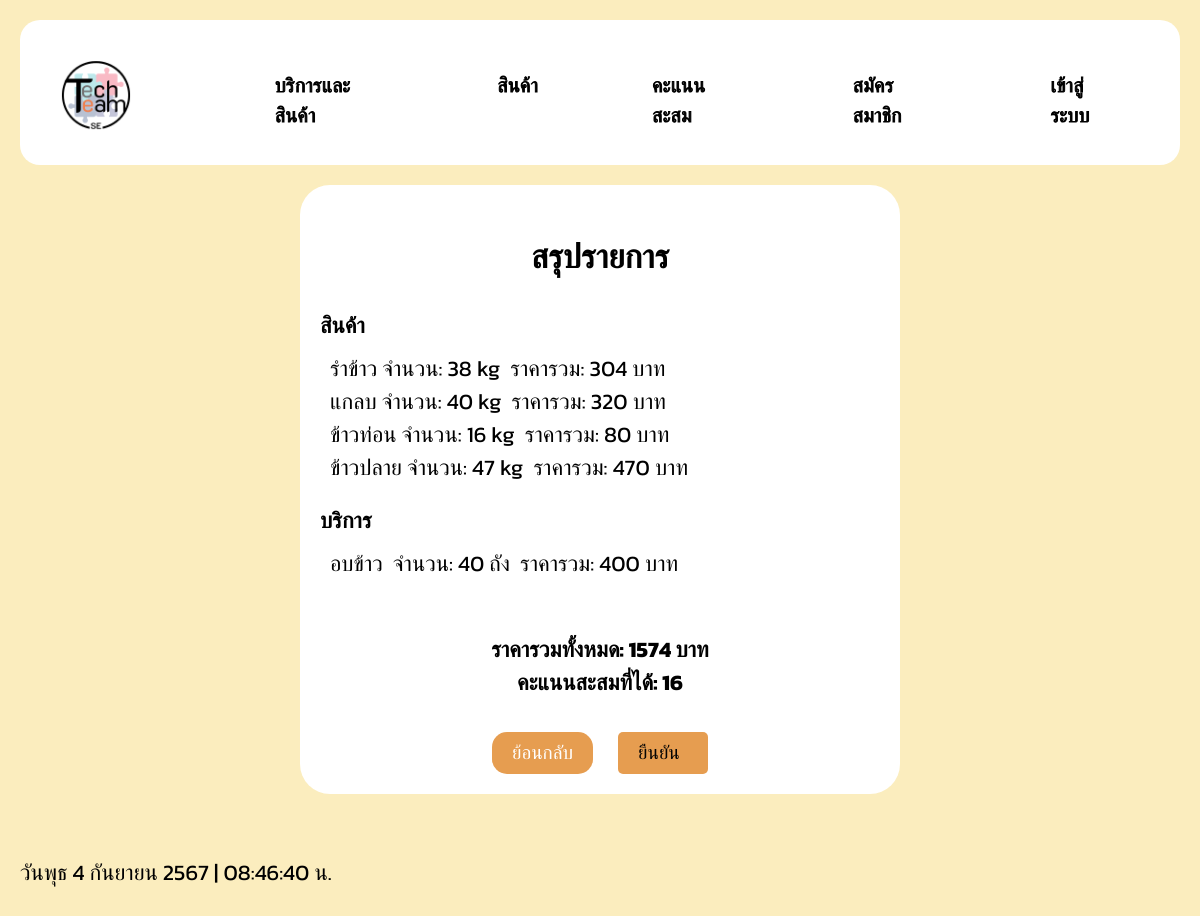
/summarize.php, run on the app's committed database.
### tables this page shows
CREATE TABLE `orderproduct` (
  `OrderProduct_Id` int(11) NOT NULL,
  `OrderProduct_Date` date NOT NULL,
  `Member_Id` int(11) NOT NULL,
  `Kg_Rice_bran` double NOT NULL COMMENT 'รำข้าว',
  `Kg_Husk` double NOT NULL COMMENT 'แกลบ',
  `Kg_Rice_chunks` double NOT NULL COMMENT 'ข้าวท่อน',
  `Kg_Broken_rice` double NOT NULL COMMENT 'ข้าวปลาย',
  `Total_Product` double NOT NULL
);

CREATE TABLE `orderservice` (
  `OrderService_Id` int(11) NOT NULL,
  `OrderService_Date` date NOT NULL,
  `Member_Id` int(11) NOT NULL,
  `ServiceProduct_Name` varchar(999) NOT NULL,
  `Bucket_Service` double NOT NULL,
  `Total_Service` double NOT NULL
);

### summarize.php (the view, shortened to what this page needs)
<!DOCTYPE html>
<html lang="en">
<head>
    <link rel="stylesheet" href="assets/css/style.css">
</head>
<body>
    <div class="header">
        <div class="menu">
            <div class="logo">
                <img onclick="document.location='index.html'" class="img-fluid h-100" src="img/TechTeam.png" alt="">
            </div>
            <a href="OrderService.php">บริการและสินค้า</a>
            <a href="OrderProduct2.php">สินค้า</a>
            <a href="point.php">คะแนนสะสม</a>
            <a href="register.php" onclick="register()">สมัครสมาชิก</a>
            <a href="login.php" onclick="login()">เข้าสู่ระบบ</a>
        </div>
    </div>
    <section id="contact" class="contact">
        <div class="container">
            <div class="single-contact-box">
                <h2><b><center>สรุปรายการ</center></b></h2>
                <?php
                include('include/config.php');
                $price_per_kg_product1 = 8;
                $price_per_kg_product2 = 8;
                $price_per_kg_product3 = 5;
                $price_per_kg_product4 = 10;
                $sqlProduct = "SELECT * FROM orderproduct ORDER BY orderProduct_Id DESC LIMIT 1";
                $resultProduct = mysqli_query($mysqli_p, $sqlProduct);
                $sqlService = "SELECT * FROM orderservice ORDER BY orderService_Id DESC LIMIT 1";
                $resultService = mysqli_query($mysqli_p, $sqlService);
                $hasProductData = mysqli_num_rows($resultProduct) > 0;
                $hasServiceData = mysqli_num_rows($resultService) > 0;
                if ($hasProductData || $hasServiceData) {
                    if ($hasProductData) {
                        $rowProduct = mysqli_fetch_assoc($resultProduct);
                        echo "<b>สินค้า</b><br>";
                        echo "<div class='summary'>";
                        if ($rowProduct['Kg_Rice_bran']) {
                            echo "รำข้าว  จำนวน: " . $rowProduct['Kg_Rice_bran'] . " kg&nbsp;&nbsp;";
                            echo "ราคารวม: " . ($rowProduct['Kg_Rice_bran'] * $price_per_kg_product1) . " บาท<br>";
                        }
                        if ($rowProduct['Kg_Husk']) {
                            echo "แกลบ  จำนวน: " . $rowProduct['Kg_Husk'] . " kg&nbsp;&nbsp;";
                            echo "ราคารวม: " . ($rowProduct['Kg_Husk'] * $price_per_kg_product2) . " บาท<br>";
                        }
                        if ($rowProduct['Kg_Rice_chunks']) {
                            echo "ข้าวท่อน  จำนวน: " . $rowProduct['Kg_Rice_chunks'] . " kg&nbsp;&nbsp;";
                            echo "ราคารวม: " . ($rowProduct['Kg_Rice_chunks'] * $price_per_kg_product3) . " บาท<br>";
                        }
                        if ($rowProduct['Kg_Broken_rice']) {
                            echo "ข้าวปลาย  จำนวน: " . $rowProduct['Kg_Broken_rice'] . " kg&nbsp;&nbsp;";
                            echo "ราคารวม: " . ($rowProduct['Kg_Broken_rice'] * $price_per_kg_product4) . " บาท<br>";
                        }
                        echo "</div>";
                    }
                    if($hasServiceData) {
                        $rowService = mysqli_fetch_assoc($resultService);
                        echo "<b>บริการ</b><br>";
                        echo "<div class='summary'>";
                        echo $rowService['ServiceProduct_Name'] . "&nbsp;&nbsp;";
                        echo "จำนวน: " . $rowService['Bucket_Service'] . " ถัง&nbsp;&nbsp;";
                        echo "ราคารวม: " . $rowService['Total_Service'] . " บาท<br>";
                        echo "</div><br>";
                    }
                    $totalPriceProduct = ($rowProduct['Kg_Rice_bran'] * $price_per_kg_product1) +
                        ($rowProduct['Kg_Husk'] * $price_per_kg_product2) +
                        ($rowProduct['Kg_Rice_chunks'] * $price_per_kg_product3) +
                        ($rowProduct['Kg_Broken_rice'] * $price_per_kg_product4);
                    $totalPrice = $totalPriceProduct + $rowService['Total_Service'];
                    echo "<div>";
                    echo "<center>";
                    echo "<b>ราคารวมทั้งหมด: " . $totalPrice . " บาท</b><br>";
                    echo "</center>";
                    echo "</div>";
                    $earned_points = ceil($totalPrice / 100);
                    echo "<div style='text-align: center;'><b>คะแนนสะสมที่ได้: " . $earned_points . "</b></div>";
                } else {
                    echo "ไม่พบข้อมูลสินค้าหรือบริการ";
                }
                ?>
                <br>
                <div>
                    <center>
                        <input class="btn1" type="button" onclick="document.location='OrderService.php'" value="ย้อนกลับ">
                        <input class="btn" name="receiptsub" type="submid" onclick="document.location='receiptall.php'" value="ยืนยัน">
                    </center>
                </div>
            </div>
        </div>
    </section>
    <p class="time" id="real-time"></p>
</body>
</html>

### assets/css/style.css (style rules this page uses)
body { font-family: 'Kanit', sans-serif; font-size: 22px; background-color: #fbedbe; color: #000; margin: 0; padding: 20px; display: flex; flex-direction: column; align-items: flex; }
p.time { position: left; bottom: 8px; left: 16px; }
a { --fill-color: #000000; position: relative; display: block; padding: 2px 0; font-family: 'Kanit', sans-serif; text-decoration: none; text-transform: uppercase; -webkit-text-stroke: 1px var(--fill-color); background: linear-gradient(var(--fill-color) 0 100%) right / 0 no-repeat; color: transparent; background-clip: text; transition: 0.5s linear; margin-left: auto; }
.logo img { padding: 11px; display: flex; width: 120px; height: auto; margin-right: 51px; }
.menu { display: flex; justify-content: center; background-color: #ffffff; border-radius: 20px; padding: 5px; width: auto; overflow: hidden; height: 135px; }
.menu a { color: #000; text-decoration: none; margin: 0 30px; font-size: 20px; padding: 50px; border-radius: 5px; transition: background-color 0.3s, color 0.3s; cursor: pointer; padding: 45px 27px; }
.container { max-width: 600px; margin: 0 auto; padding: 20px; }
input { padding: 8px; margin-bottom: 16px; }
.single-contact-box { background-color: #fff; padding: 20px; margin-bottom: 20px; border-radius: 30px; }
.btn { display: inline-block; background-color: #e69d50; text-decoration: none; padding: 10px 20px; margin: 0 10px; border-radius: 15px; border: none; cursor: pointer; font-size: 19px; }
.btn1 { display: inline-block; background-color: #e69d50; text-decoration: none; padding: 10px 20px; margin: 0 10px; border-radius: 15px; border: none; cursor: pointer; font-size: 19px; color: #ffffff; }
input[name="receiptsub"] { width: 50px; padding: 10px 20px; background-color: #e69d50; color: #040404; border: none; border-radius: 5px; cursor: pointer; transition: background-color 0.3s; }
.summary { display: flex; justify-content: left; align-items: center; flex-wrap: wrap; margin-bottom: 10px; background-color: rgb(255, 255, 255); padding: 10px; }

### data on the page
orderproduct: Kg_Rice_bran "38", $rowProduct['Kg_Rice_bran']*$price_per_kg_product1 "304", Kg_Husk "40", $rowProduct['Kg_Husk']*$price_per_kg_product2 "320", Kg_Rice_chunks "16", $rowProduct['Kg_Rice_chunks']*$price_per_kg_product3 "80", Kg_Broken_rice "47", $rowProduct['Kg_Broken_rice']*$price_per_kg_product4 "470", totalPrice "1574"
orderservice: ServiceProduct_Name "อบข้าว", Bucket_Service "40", Total_Service "400"
